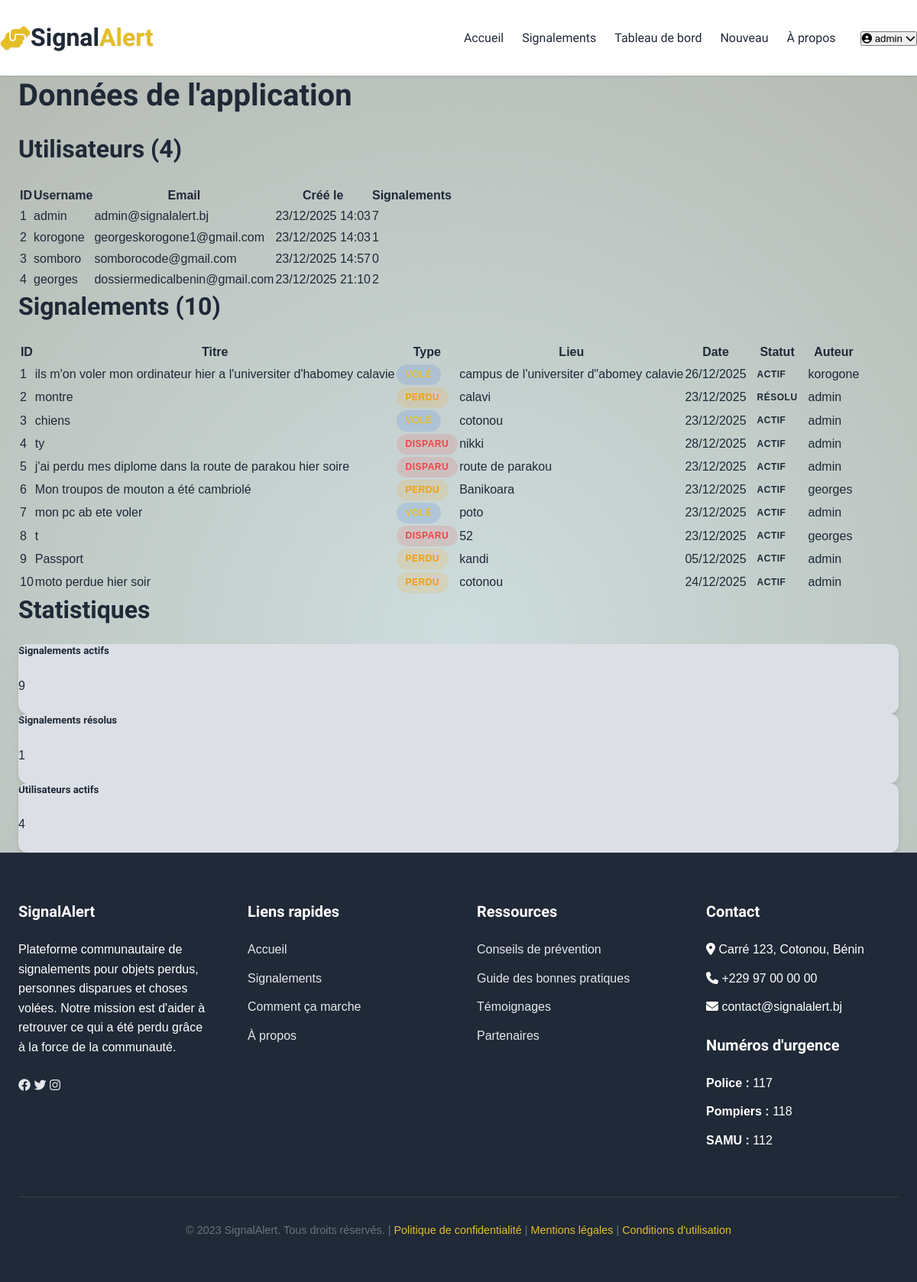
The app's page /admin/donnees (signed in) with its own data.
### app.py (models this page shows, shortened)
class User(UserMixin, db.Model):
    id = db.Column(db.Integer, primary_key=True)
    username = db.Column(db.String(80), unique=True, nullable=False)
    email = db.Column(db.String(120), unique=True, nullable=False)
    password_hash = db.Column(db.String(200), nullable=False)
    created_at = db.Column(db.DateTime, default=datetime.utcnow)
    is_active = db.Column(db.Boolean, default=True)
    signalements = db.relationship('Signalement', backref='author', lazy=True)
    reset_tokens = db.relationship('PasswordResetToken', backref='user', lazy=True, cascade='all, delete-orphan')

class Signalement(db.Model):
    id = db.Column(db.Integer, primary_key=True)
    type = db.Column(db.String(20), nullable=False)  # lost, missing, stolen
    title = db.Column(db.String(200), nullable=False)
    description = db.Column(db.Text, nullable=False)
    location = db.Column(db.String(200), nullable=False)
    date = db.Column(db.DateTime, nullable=False, default=datetime.utcnow)
    category = db.Column(db.String(50))
    contact = db.Column(db.String(200))
    reward = db.Column(db.String(100))
    status = db.Column(db.String(20), default='active')  # active, found
    image_url = db.Column(db.String(500))
    created_at = db.Column(db.DateTime, default=datetime.utcnow)
    user_id = db.Column(db.Integer, db.ForeignKey('user.id'), nullable=False)
    qr_code_url = db.Column(db.String(500), nullable=True) # New column for QR code
    lat = db.Column(db.Float, nullable=True)
    lng = db.Column(db.Float, nullable=True)
    views = db.Column(db.Integer, default=0)
    identification = db.Column(db.String(255), nullable=True)
    additional_info = db.Column(db.Text, nullable=True)
    phone = db.Column(db.String(50), nullable=True)
    email = db.Column(db.String(120), nullable=True) # Assuming this is separate from 'contact'

### app.py (the view)
@app.route('/admin/donnees')
@login_required
def admin_donnees():
    if current_user.email != 'admin@signalalert.bj':
        return "Accès non autorisé", 403
    users = User.query.all()
    signalements = Signalement.query.all()
    return render_template('admin_donnees.html',
                          users=users,
                          signalements=signalements,
                          current_user=current_user)

### app.py (called while the page is built)
@login_manager.user_loader
def load_user(user_id):
    return User.query.get(int(user_id))

@app.context_processor
def inject_now():
    return {'now': datetime.utcnow()}

@app.context_processor
def inject_csrf_token():
    return dict(csrf_token=generate_csrf)

### templates/admin_donnees.html (shortened to what this page needs)
{% extends "base.html" %}
{% block content %}
<div class="container">
    <h1>Données de l'application</h1>
    <h2>Utilisateurs ({{ users|length }})</h2>
    <table class="table">
        <thead>
            <tr>
                <th>ID</th>
                <th>Username</th>
                <th>Email</th>
                <th>Créé le</th>
                <th>Signalements</th>
            </tr>
        </thead>
        <tbody>
            {% for user in users %}
            <tr>
                <td>{{ user.id }}</td>
                <td>{{ user.username }}</td>
                <td>{{ user.email }}</td>
                <td>{{ user.created_at.strftime('%d/%m/%Y %H:%M') }}</td>
                <td>{{ user.signalements|length }}</td>
            </tr>
            {% endfor %}
        </tbody>
    </table>
    <h2>Signalements ({{ signalements|length }})</h2>
    <table class="table">
        <thead>
            <tr>
                <th>ID</th>
                <th>Titre</th>
                <th>Type</th>
                <th>Lieu</th>
                <th>Date</th>
                <th>Statut</th>
                <th>Auteur</th>
            </tr>
        </thead>
        <tbody>
            {% for s in signalements %}
            <tr>
                <td>{{ s.id }}</td>
                <td>{{ s.title }}</td>
                <td>
                    <span class="badge badge-{{ s.type }}">
                        {% if s.type == 'lost' %}Perdu
                        {% elif s.type == 'missing' %}Disparu
                        {% else %}Volé{% endif %}
                    </span>
                </td>
                <td>{{ s.location }}</td>
                <td>{{ s.date.strftime('%d/%m/%Y') }}</td>
                <td>
                    <span class="badge {% if s.status == 'active' %}badge-success{% else %}badge-secondary{% endif %}">
                        {{ 'Actif' if s.status == 'active' else 'Résolu' }}
                    </span>
                </td>
                <td>{{ s.author.username if s.author else 'Anonyme' }}</td>
            </tr>
            {% endfor %}
        </tbody>
    </table>
    <h2>Statistiques</h2>
    <div class="row">
        <div class="col-md-4">
            <div class="card">
                <div class="card-body">
                    <h5 class="card-title">Signalements actifs</h5>
                    <p class="card-text display-4">
                        {{ signalements|selectattr('status', 'equalto', 'active')|list|length }}
                    </p>
                </div>
            </div>
        </div>
        <div class="col-md-4">
            <div class="card">
                <div class="card-body">
                    <h5 class="card-title">Signalements résolus</h5>
                    <p class="card-text display-4">
                        {{ signalements|selectattr('status', 'equalto', 'found')|list|length }}
                    </p>
                </div>
            </div>
        </div>
        <div class="col-md-4">
            <div class="card">
                <div class="card-body">
                    <h5 class="card-title">Utilisateurs actifs</h5>
                    <p class="card-text display-4">{{ users|length }}</p>
                </div>
            </div>
        </div>
    </div>
</div>
{% endblock %}

### templates/base.html (shortened to what this page needs)
<!DOCTYPE html>
<html lang="fr">
<head>
    <link rel="stylesheet" href="https://cdnjs.cloudflare.com/ajax/libs/font-awesome/6.4.0/css/all.min.css">
    <link rel="stylesheet" href="{{ url_for('static', filename='css/style.css') }}">
</head>
<body>
    <header>
        <div class="container header-container">
            <a href="{{ url_for('index') }}" class="logo">
                <i class="fas fa-hands-helping logo-icon"></i>
                Signal<span>Alert</span>
            </a>
            <nav class="main-nav" id="mainNav">
                <ul class="nav-links">
                    <li><a href="{{ url_for('index') }}" class="{% if request.endpoint == 'index' %}active{% endif %}">Accueil</a></li>
                    <li><a href="{{ url_for('signalements') }}" class="{% if request.endpoint == 'signalements' %}active{% endif %}">Signalements</a></li>
                    {% if current_user.is_authenticated %}
                    <li><a href="{{ url_for('dashboard') }}" class="{% if request.endpoint == 'dashboard' %}active{% endif %}">Tableau de bord</a></li>
                    <li><a href="{{ url_for('nouveau_signalement') }}" class="{% if request.endpoint == 'nouveau_signalement' %}active{% endif %}">Nouveau</a></li>
                    {% endif %}
                    <li><a href="#about">À propos</a></li>
                </ul>
                <div class="user-actions">
                    {% if current_user.is_authenticated %}
                    <div class="user-dropdown">
                        <button class="user-btn">
                            <i class="fas fa-user-circle"></i>
                            <span>{{ current_user.username }}</span>
                            <i class="fas fa-chevron-down"></i>
                        </button>
                    </div>
                    {% endif %}
                </div>
            </nav>
        </div>
    </header>
    <main>
        {% block content %}{% endblock %}
    </main>
    <footer id="about">
        <div class="container">
            <div class="footer-container">
                <div class="footer-column">
                    <h3>SignalAlert</h3>
                    <p>Plateforme communautaire de signalements pour objets perdus, personnes disparues et choses volées. Notre mission est d'aider à retrouver ce qui a été perdu grâce à la force de la communauté.</p>
                    <div class="social-links">
                        <a href="#"><i class="fab fa-facebook"></i></a>
                        <a href="#"><i class="fab fa-twitter"></i></a>
                        <a href="#"><i class="fab fa-instagram"></i></a>
                    </div>
                </div>
                <div class="footer-column">
                    <h3>Liens rapides</h3>
                    <ul>
                        <li><a href="{{ url_for('index') }}">Accueil</a></li>
                        <li><a href="{{ url_for('signalements') }}">Signalements</a></li>
                        <li><a href="#how-it-works">Comment ça marche</a></li>
                        <li><a href="#about">À propos</a></li>
                    </ul>
                </div>
                <div class="footer-column">
                    <h3>Ressources</h3>
                    <ul>
                        <li><a href="#">Conseils de prévention</a></li>
                        <li><a href="#">Guide des bonnes pratiques</a></li>
                        <li><a href="#">Témoignages</a></li>
                        <li><a href="#">Partenaires</a></li>
                    </ul>
                </div>
                <div class="footer-column">
                    <h3>Contact</h3>
                    <ul>
                        <li><i class="fas fa-map-marker-alt"></i> Carré 123, Cotonou, Bénin</li>
                        <li><i class="fas fa-phone"></i> +229 97 00 00 00</li>
                        <li><i class="fas fa-envelope"></i> contact@signalalert.bj</li>
                    </ul>
                    <h3 style="margin-top: var(--spacing-md);">Numéros d'urgence</h3>
                    <ul>
                        <li><strong>Police :</strong> 117</li>
                        <li><strong>Pompiers :</strong> 118</li>
                        <li><strong>SAMU :</strong> 112</li>
                    </ul>
                </div>
            </div>
            <div class="footer-bottom">
                <p>&copy; 2023 SignalAlert. Tous droits réservés. |
                   <a href="#">Politique de confidentialité</a> |
                   <a href="#">Mentions légales</a> |
                   <a href="#">Conditions d'utilisation</a>
                </p>
            </div>
        </div>
    </footer>
</body>
</html>

### static/css/style.css (style rules this page uses)
:root { --primary-color: #e4be27; --primary-dark: #1d4ed8; --primary-light: #3b82f6; --secondary-color: #10b981; --danger-color: #ef4444; --warning-color: #f59e0b; --dark-color: #1f2937; --light-color: #f9fafb; --gray-color: #6b7280; --gray-light: #e5e7eb; --white: #ffffff; --font-heading: 'Oxanium', sans-serif; --font-body: 'unbutu', sans-serif; --spacing-xs: 0.5rem; --spacing-sm: 1rem; --spacing-md: 1.5rem; --spacing-lg: 2rem; --spacing-xl: 3rem; --spacing-xxl: 4rem; --border-radius: 8px; --border-radius-lg: 12px; --border-radius-xl: 20px; --shadow-sm: 0 1px 3px rgba(0,0,0,0.12); --shadow-md: 0 4px 6px rgba(0,0,0,0.1); --shadow-lg: 0 10px 25px rgba(0,0,0,0.1); --shadow-xl: 0 20px 40px rgba(0,0,0,0.15); --transition-fast: 0.2s ease; --transition-normal: 0.3s ease; --transition-slow: 0.5s ease; }
* { margin: 0; padding: 0; box-sizing: border-box; }
html { scroll-behavior: smooth; }
body { font-family: var(--font-body); font-size: 16px; line-height: 1.6; color: var(--dark-color); background: #ceddde; background: radial-gradient(circle, rgba(206, 221, 222, 1) 0%, rgba(180, 184, 176, 1) 99%); overflow-x: hidden; }
h1, h2, h3, h4, h5, h6 { font-family: var(--font-heading); font-weight: 600; line-height: 1.3; margin-bottom: var(--spacing-md); }
h1 { font-size: 2.5rem; }
h2 { font-size: 2rem; }
h3 { font-size: 1.5rem; }
p { margin-bottom: var(--spacing-md); }
a { color: var(--primary-color); text-decoration: none; transition: color var(--transition-fast); }
.container { width: 100%; max-width: 1280px; margin: 0 auto; padding: 0 var(--spacing-md); }
.card { background: #dce0e6; border-radius: var(--border-radius-lg); overflow: hidden; box-shadow: var(--shadow-md); transition: transform var(--transition-normal), box-shadow var(--transition-normal); }
.badge { display: inline-block; padding: 0.25rem 0.75rem; font-size: 0.75rem; font-weight: 600; border-radius: 50px; text-transform: uppercase; letter-spacing: 0.5px; }
.badge-lost { background-color: rgba(245, 158, 11, 0.15); color: var(--warning-color); }
.badge-missing { background-color: rgba(239, 68, 68, 0.15); color: var(--danger-color); }
.badge-stolen { background-color: rgba(37, 99, 235, 0.15); color: var(--primary-color); }
header { background-color: var(--white); box-shadow: var(--shadow-sm); position: sticky; top: 0; z-index: 1000; }
.header-container { display: flex; justify-content: space-between; align-items: center; padding: var(--spacing-md) 0; }
.logo { display: flex; align-items: center; gap: 0.1; font-family: 'Tilt Neon', sans-serif; font-weight: 900; font-size: 2rem; color: var(--dark-color); text-shadow: 0 1px 2px rgba(0,0,0,0.1); ; }
.logo-icon { color: var(--primary-color); font-size: 2rem; }
.logo span { color: var(--primary-color); }
.main-nav { display: flex; align-items: center; gap: var(--spacing-lg); }
.nav-links { display: flex; list-style: none; gap: var(--spacing-md); }
.nav-links a { color: var(--dark-color); font-weight: 500; font-family: var(--font-heading); padding: 0.5rem 0; position: relative; }
.nav-links a::after { content: ''; position: absolute; bottom: 0; left: 0; width: 0; height: 2px; background-color: var(--primary-color); transition: width var(--transition-normal); }
.user-actions { display: flex; align-items: center; gap: var(--spacing-sm); }
footer { background-color: var(--dark-color); color: var(--white); padding-top: var(--spacing-xxl); }
.footer-container { display: grid; grid-template-columns: repeat(auto-fit, minmax(250px, 1fr)); gap: var(--spacing-xl); margin-bottom: var(--spacing-xl); }
.footer-column h3 { color: var(--white); font-size: 1.25rem; margin-bottom: var(--spacing-md); }
.footer-column ul { list-style: none; }
.footer-column ul li { margin-bottom: 0.75rem; }
.footer-column a { color: var(--gray-light); }
.footer-bottom { text-align: center; padding: var(--spacing-lg) 0; border-top: 1px solid rgba(255, 255, 255, 0.1); color: var(--gray-color); font-size: 0.9rem; }
.user-dropdown { position: relative; }

### records on screen
User: username "admin", id "1", email "admin@signalalert.bj", created_at "23/12/2025 14:03", signalements|length "7"
User: id "2", username "korogone", email "georgeskorogone1@gmail.com", created_at "23/12/2025 14:03", signalements|length "1"
User: id "3", username "somboro", email "somborocode@gmail.com", created_at "23/12/2025 14:57", signalements|length "0"
User: id "4", username "georges", email "dossiermedicalbenin@gmail.com", created_at "23/12/2025 21:10", signalements|length "2"
Signalement: id "1", title "ils m'on voler mon ordinateur hier a l'universiter d'habomey calavie", location "campus de l'universiter d\"abomey calavie", date "26/12/2025", status "ACTIF", author "korogone"
Signalement: id "2", title "montre", type "PERDU", location "calavi", date "23/12/2025", status "RÉSOLU", author "admin"
Signalement: id "3", title "chiens", location "cotonou", date "23/12/2025", status "ACTIF", author "admin"
Signalement: id "4", title "ty", type "DISPARU", location "nikki", date "28/12/2025", status "ACTIF", author "admin"
Signalement: id "5", title "j'ai perdu mes diplome dans la route de parakou hier soire", type "DISPARU", location "route de parakou", date "23/12/2025", status "ACTIF", author "admin"
Signalement: id "6", title "Mon troupos de mouton a été cambriolé", type "PERDU", location "Banikoara", date "23/12/2025", status "ACTIF", author "georges"
Signalement: id "7", title "mon pc ab ete voler", location "poto", date "23/12/2025", status "ACTIF", author "admin"
Signalement: id "8", title "t", type "DISPARU", location "52", date "23/12/2025", status "ACTIF", author "georges"
Signalement: id "9", title "Passport", type "PERDU", location "kandi", date "05/12/2025", status "ACTIF", author "admin"
Signalement: id "10", title "moto perdue hier soir", type "PERDU", location "cotonou", date "24/12/2025", status "ACTIF", author "admin"

### other values on screen
{{ users|length }} "4"
{{ signalements|length }} "10"
{{ signalements|selectattr('status', 'equalto', 'active')|list|length }} "9"
{{ signalements|selectattr('status', 'equalto', 'found')|list|length }} "1"
